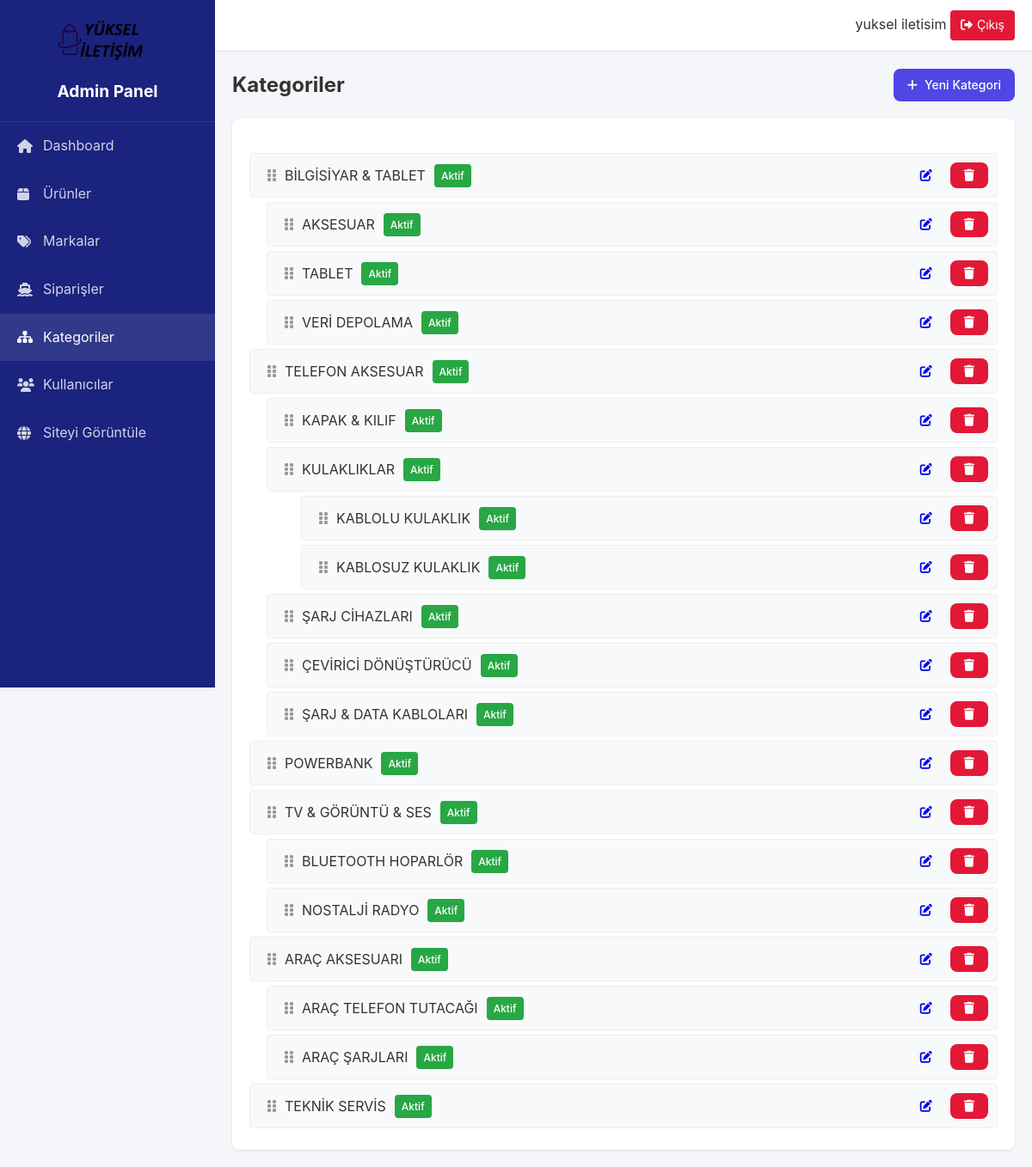
The app's page /admin/categories (signed in), older data.
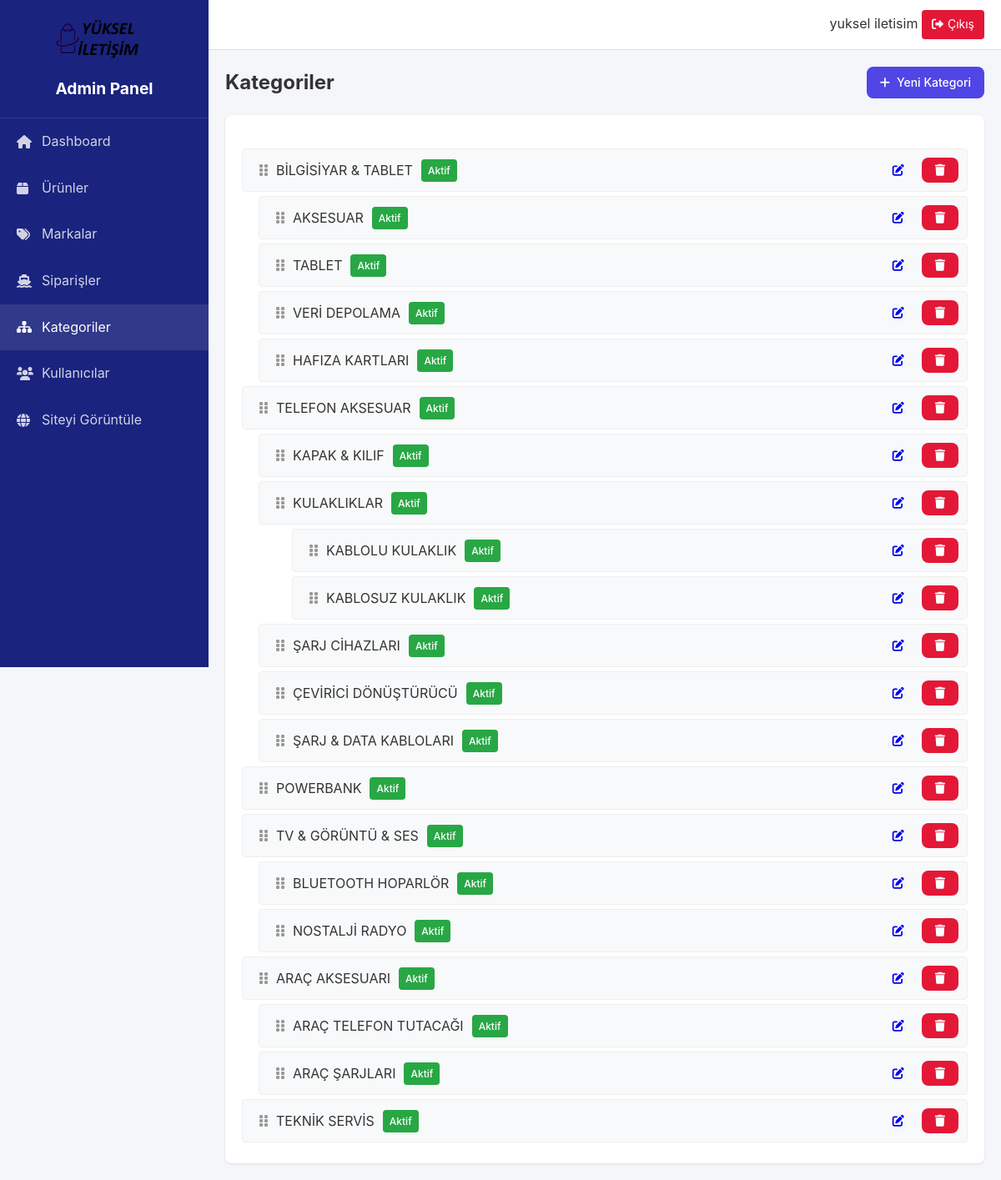
The same page, newer data.
### models.py (models this page shows, shortened)
class Category(db.Model):
    id = db.Column(db.Integer, primary_key=True)
    name = db.Column(db.String(100), nullable=False)
    slug = db.Column(db.String(100), unique=True)
    description = db.Column(db.Text)
    parent_id = db.Column(db.Integer, db.ForeignKey('category.id'))
    image = db.Column(db.String(200))
    is_active = db.Column(db.Boolean, default=True)
    order = db.Column(db.Integer, default=0)
    meta_title = db.Column(db.String(200))
    meta_description = db.Column(db.Text)
    created_at = db.Column(db.DateTime, default=datetime.utcnow)
    updated_at = db.Column(db.DateTime, default=datetime.utcnow, onupdate=datetime.utcnow)
    children = db.relationship(
        'Category',
        backref=db.backref('parent', remote_side=[id]),
        lazy='dynamic'
    )

### routes/admin.py (the view)
@admin_bp.route('/categories')
@login_required
@admin_required
def categories():
    categories = Category.query.order_by(Category.order.asc()).all()
    return render_template('admin/categories/index.html', categories=categories)

### routes/admin.py (called while the page is built)
def admin_required(f):
    @wraps(f)
    def decorated_function(*args, **kwargs):
        if not current_user.is_authenticated or not current_user.is_admin:
            flash('Bu sayfaya erişim yetkiniz yok.', 'error')
            return redirect(url_for('index'))
        return f(*args, **kwargs)
    return decorated_function

### templates/admin/categories/index.html (shortened to what this page needs)
{% extends 'admin/base.html' %}
{% block content %}
<div class="content-header">
    <h2>Kategoriler</h2>
    <a href="{{ url_for('admin.create_category') }}" class="btn btn-primary">
        <i class="fas fa-plus"></i> Yeni Kategori
    </a>
</div>
<div class="categories-container">
    <div class="category-tree" id="categoryTree">
        {% macro render_categories(categories, level=0) %}
            {% for category in categories %}
            <div class="category-item" data-id="{{ category.id }}" data-level="{{ level }}">
                <div class="category-content">
                    <div class="drag-handle">
                        <i class="fas fa-grip-vertical"></i>
                    </div>
                    <div class="category-info">
                        <span class="name">{{ category.name }}</span>
                        <span class="badge {{ 'badge-success' if category.is_active else 'badge-secondary' }}">
                            {{ 'Aktif' if category.is_active else 'Pasif' }}
                        </span>
                    </div>
                    <div class="actions">
                        <a href="{{ url_for('admin.edit_category', id=category.id) }}"
                           class="btn btn-sm btn-info">
                            <i class="fas fa-edit"></i>
                        </a>
                        <button onclick="deleteCategory(`{{ category.id }}`)"
                                class="btn btn-sm btn-danger">
                            <i class="fas fa-trash"></i>
                        </button>
                    </div>
                </div>
                {% if category.children.count() > 0 %}
                    <div class="subcategories">
                        {{ render_categories(category.children, level + 1) }}
                    </div>
                {% endif %}
            </div>
            {% endfor %}
        {% endmacro %}
        {{ render_categories(categories|selectattr("parent_id", "none")|list) }}
    </div>
</div>
{% endblock %}

Row changes from the older to the newer data that the page shows:
added Category: name "HAFIZA KARTLARI", is_active "Aktif", shown under "BİLGİSİYAR & TABLET"
